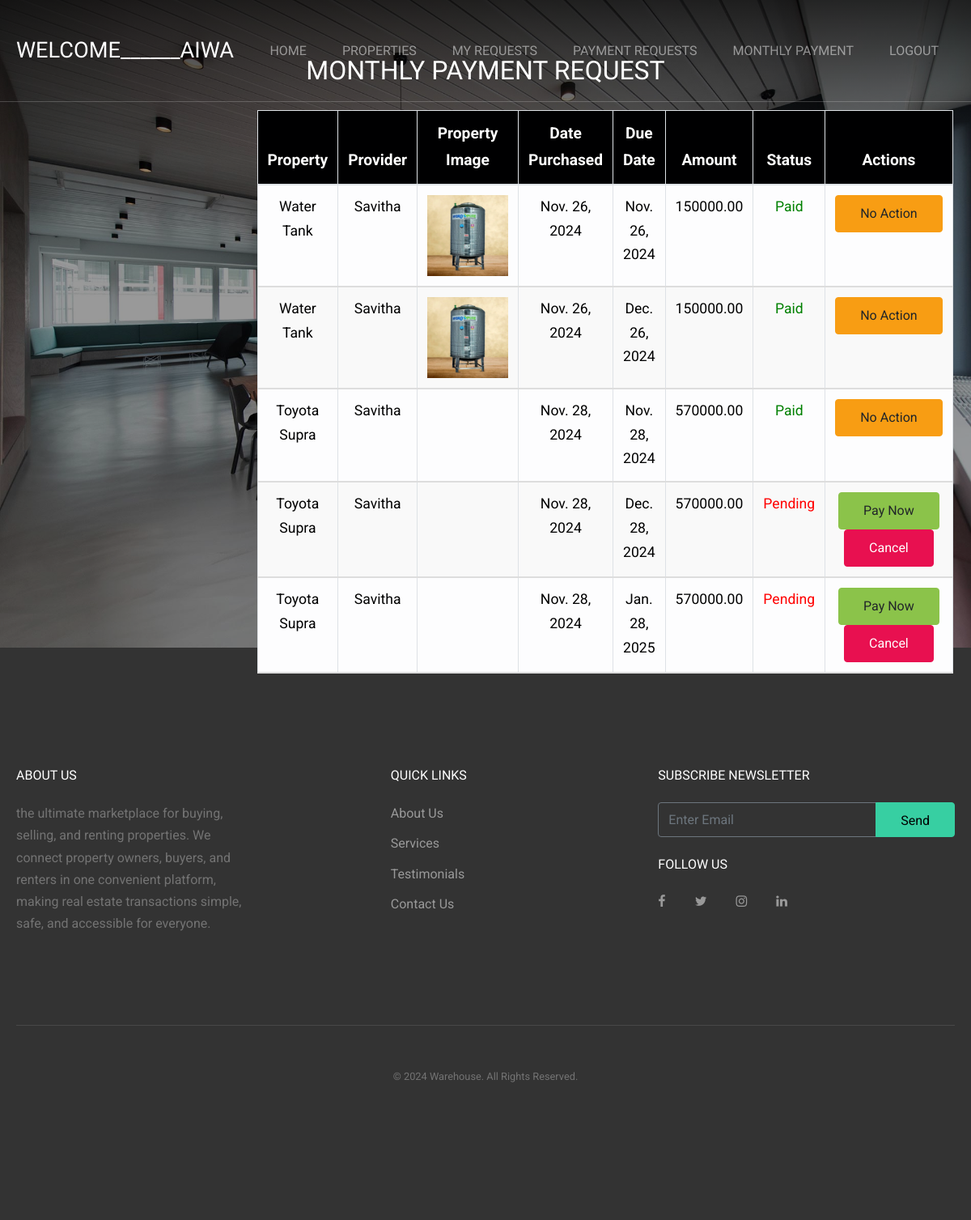
Page /monthly_payment/ (signed in) on the committed database.
### blockchain/models.py (models this page shows, shortened)
class User(AbstractUser):
    USER_ROLES = [
        ('tenant', 'Tenant'),
        ('provider', 'Provider')
    ]
    role = models.CharField(max_length=10, choices=USER_ROLES)
    verification_status = models.BooleanField(default=False)  # For Admin to verify accounts
    contact_number = models.CharField(max_length=15, null=True, blank=True)
    address = models.TextField(null=True, blank=True)
    document = models.ImageField(upload_to='documents/')

class MonthlyPayment(models.Model):
    request = models.ForeignKey(UserRequest, on_delete=models.CASCADE)
    tenant = models.ForeignKey(User, on_delete=models.CASCADE, limit_choices_to={'role': 'tenant'})
    property = models.ForeignKey(Property, on_delete=models.CASCADE)
    due_date = models.DateField()
    amount = models.DecimalField(decimal_places=2, max_digits=10, default=0.00)
    is_paid = models.BooleanField(default=False)

class Property(models.Model):
    provider = models.ForeignKey(User, on_delete=models.CASCADE, limit_choices_to={'role': 'provider'})
    title = models.CharField(max_length=100)
    description = models.TextField()
    address = models.TextField()
    rent_amount = models.DecimalField(max_digits=10, decimal_places=2)
    is_approved = models.BooleanField(default=False)
    image = models.ImageField(upload_to='property_image/')

class UserRequest(models.Model):
    RENTAL_PERIOD_CHOICES = [
        ('days', 'Days'),
        ('months', 'Months'),
        ('years', 'Years'),
    ]
    tenant = models.ForeignKey(User, on_delete=models.CASCADE, limit_choices_to={'role': 'tenant'})
    property = models.ForeignKey(Property, on_delete=models.CASCADE)
    start_date = models.DateField()
    end_date = models.DateField()
    rental_period = models.CharField(max_length=10, choices=RENTAL_PERIOD_CHOICES)
    duration = models.PositiveIntegerField()  # The number of days, months, or years
    aadhar = models.ImageField(upload_to='request_aadhar/')
    is_approved = models.BooleanField(default=False)
    monthly_rent = models.BooleanField(default=False)
    loan = models.BooleanField(default=False)

### blockchain/views.py (the view, shortened to what this page needs)
# urls.py: path('monthly_payment/', views.monthly_payment, name='monthly_payment'),
def monthly_payment(request):
    requests = MonthlyPayment.objects.filter(tenant=request.user)
    return render(request, 'monthly_payment.html', {'requests': requests})

### templates/monthly_payment.html (shortened to what this page needs)
<!DOCTYPE html>
<html lang="en">
  <head>
    <link rel="stylesheet" href="../static/fonts/icomoon/style.css">
    <link rel="stylesheet" href="../static/css/bootstrap.min.css">
    <link rel="stylesheet" href="../static/css/jquery-ui.css">
    <link rel="stylesheet" href="../static/css/owl.carousel.min.css">
    <link rel="stylesheet" href="../static/css/owl.theme.default.min.css">
    <link rel="stylesheet" href="../static/css/owl.theme.default.min.css">
    <link rel="stylesheet" href="../static/css/jquery.fancybox.min.css">
    <link rel="stylesheet" href="../static/css/bootstrap-datepicker.css">
    <link rel="stylesheet" href="../static/fonts/flaticon/font/flaticon.css">
    <link rel="stylesheet" href="../static/css/aos.css">
    <link rel="stylesheet" href="../static/css/style.css">
  </head>
  <body data-spy="scroll" data-target=".site-navbar-target" data-offset="300">
  <div class="site-wrap">
    <header class="site-navbar py-4 js-sticky-header site-navbar-target" role="banner">
      <div class="container">
        <div class="row align-items-center">
          <div class="col-6 col-xl-2">
            <h1 class="mb-0 site-logo m-0 p-0"><a href="/" class="mb-0">Welcome______{{ request.user.username }}</a></h1>
          </div>
          <div class="col-12 col-md-10 d-none d-xl-block">
            <nav class="site-navigation position-relative text-right" role="navigation">
                <ul class="site-menu main-menu js-clone-nav mr-auto d-none d-lg-block">
                    <li><a href="{% url 'tenant_index' %}" class="nav-link">Home</a></li>
                    <li><a href="{% url 'list_properties' %}" class="nav-link">Properties</a></li>
                    <li><a href="{% url 'tenant_requests' %}" class="nav-link">My Requests</a></li>
                    <li><a href="{% url 'payment_requests' %}" class="nav-link">Payment Requests</a></li>
                    <li><a href="{% url 'monthly_payment' %}" class="nav-link">Monthly Payment</a></li>
                    <li><a href="{% url 'logout' %}" class="nav-link">logout</a></li>
                  </ul>
            </nav>
          </div>
        </div>
      </div>
    </header>
    <div class="site-block-wrap">
      <div class="site-blocks-cover overlay overlay-2" style="background-image: url(../static/images/hero_1.jpg);" data-aos="fade" id="home-section">
        <div class="container">
          <div class="row align-items-center justify-content-center">
            <div class="col-md-6 mt-lg-5 text-center">
                <h2 class="text-white">Monthly payment Request</h2>
          <table class="table table-bordered table-light">
            <thead>
              <tr>
                <th>Property</th>
                <th>Provider</th>
                <th>Property Image</th>
                <th>Date Purchased</th>
                <th>Due Date</th>
                <th>Amount</th>
                <th>Status</th>
                <th>Actions</th>
              </tr>
            </thead>
            <tbody>
              {% for request in requests %}
              <tr>
                <td>{{ request.property.title }}</td>
                <td>{{ request.property.provider.username }}</td>
                <td>
                  <img src="{{ request.property.image.url }}" alt="{{ property.provider.username }}" style="max-width: 100px; cursor: pointer;">
                </td>
                <td>{{ request.request.start_date }}</td>
                <td>{{ request.due_date }}</td>
                <td>{{ request.amount }}</td>
                <td>
                    {% if request.is_paid == False %}
                        <span style="color: red;">Pending</span>
                    {% else %}
                        <span style="color: green;">Paid</span>
                    {% endif %}
                </td>
                <td>
                    {% if not request.is_paid %}
                    <form method="post" style="display:inline;" action="{% url 'monthly_payment' %}">
                        <button class="btn btn-success" type="submit" name="action" value="pay">Pay Now</button>
                        <button class="btn btn-danger" type="submit" name="action" value="cancel">Cancel</button>
                    </form>
                    {% else %}
                        <span class="btn btn-warning">No Action</span>
                {% endif %}
              </td>
              </tr>
              {% empty %}
              <tr>
                <td colspan="5">No Request Available.</td>
              </tr>
              {% endfor %}
            </tbody>
          </table>
            </div>
          </div>
        </div>
      </div>
  </div>
    <footer class="site-footer">
      <div class="container">
        <div class="row">
          <div class="col-md-8">
            <div class="row">
              <div class="col-md-5">
                <h2 class="footer-heading mb-4">About Us</h2>
                <p>the ultimate marketplace for buying, selling, and renting properties. We connect property owners, buyers, and renters in one convenient platform, making real estate transactions simple, safe, and accessible for everyone.</p>
              </div>
              <div class="col-md-3 mx-auto">
                <h2 class="footer-heading mb-4">Quick Links</h2>
                <ul class="list-unstyled">
                  <li><a href="#">About Us</a></li>
                  <li><a href="#">Services</a></li>
                  <li><a href="#">Testimonials</a></li>
                  <li><a href="#">Contact Us</a></li>
                </ul>
              </div>
            </div>
          </div>
          <div class="col-md-4">
            <div class="mb-4">
              <h2 class="footer-heading mb-4">Subscribe Newsletter</h2>
            <form action="#" method="post" class="footer-subscribe">
              <div class="input-group mb-3">
                <input type="text" class="form-control border-secondary text-white bg-transparent" placeholder="Enter Email" aria-label="Enter Email" aria-describedby="button-addon2">
                <div class="input-group-append">
                  <button class="btn btn-primary text-black" type="button" id="button-addon2">Send</button>
                </div>
              </div>
            </form>
            </div>
            <div class="">
              <h2 class="footer-heading mb-4">Follow Us</h2>
                <a href="#" class="pl-0 pr-3"><span class="icon-facebook"></span></a>
                <a href="#" class="pl-3 pr-3"><span class="icon-twitter"></span></a>
                <a href="#" class="pl-3 pr-3"><span class="icon-instagram"></span></a>
                <a href="#" class="pl-3 pr-3"><span class="icon-linkedin"></span></a>
            </div>
          </div>
        </div>
        <div class="row pt-5 mt-5 text-center">
          <div class="col-md-12">
            <div class="border-top pt-5">
            <p class="copyright"><small>&copy; <script>document.write(new Date().getFullYear());</script> Warehouse. All Rights Reserved.</a></small></p>
            </div>
          </div>
        </div>
      </div>
    </footer>
  </div>
  </body>
</html>

### templates/monthly_payment.html (style rules this page uses)
table { width: 100%; max-width: 1200px; border-collapse: collapse; margin: 30px auto; font-size: 1.1rem; text-align: left; }
thead th { background-color: #000001; color: white; padding: 16px; text-align: center; font-size: 1.2rem; }
td, th { padding: 16px; text-align: center; color: #000001; }
tbody tr { border-bottom: 2px solid #ddd; }
tbody tr:nth-child(even) { background-color: #f9f9f9; }
.container { max-width: 1400px; padding: 20px; }

### rows in the picture
User: user.username "AIWA"
MonthlyPayment: property "Water Tank", property.provider.username "Savitha", property.image (picture), request.start_date "Nov. 26, 2024", due_date "Nov. 26, 2024", amount "150000.00", is_paid "Paid"
MonthlyPayment: property "Water Tank", property.provider.username "Savitha", property.image (picture), request.start_date "Nov. 26, 2024", due_date "Dec. 26, 2024", amount "150000.00", is_paid "Paid"
MonthlyPayment: property "Toyota Supra", property.provider.username "Savitha", request.start_date "Nov. 28, 2024", due_date "Nov. 28, 2024", amount "570000.00", is_paid "Paid"
MonthlyPayment: property "Toyota Supra", property.provider.username "Savitha", request.start_date "Nov. 28, 2024", due_date "Dec. 28, 2024", amount "570000.00", is_paid "Pending"
MonthlyPayment: property "Toyota Supra", property.provider.username "Savitha", request.start_date "Nov. 28, 2024", due_date "Jan. 28, 2025", amount "570000.00", is_paid "Pending"
